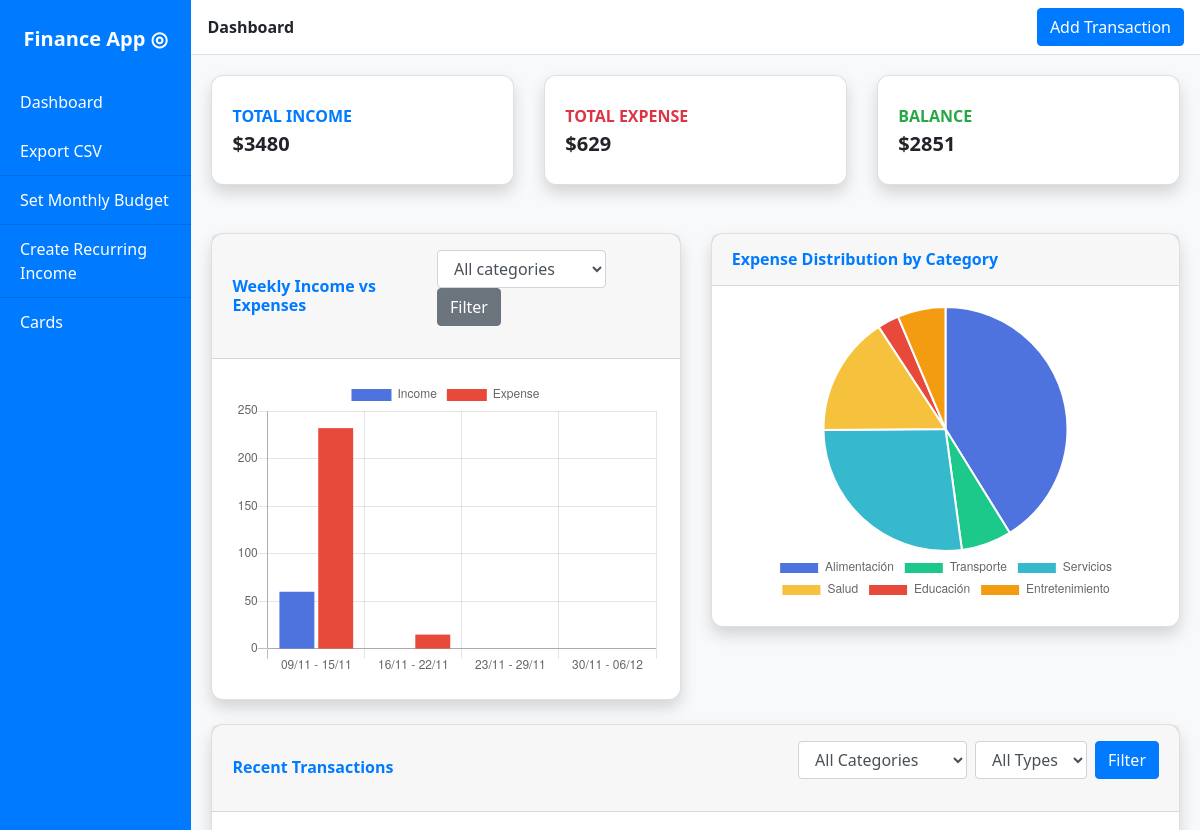
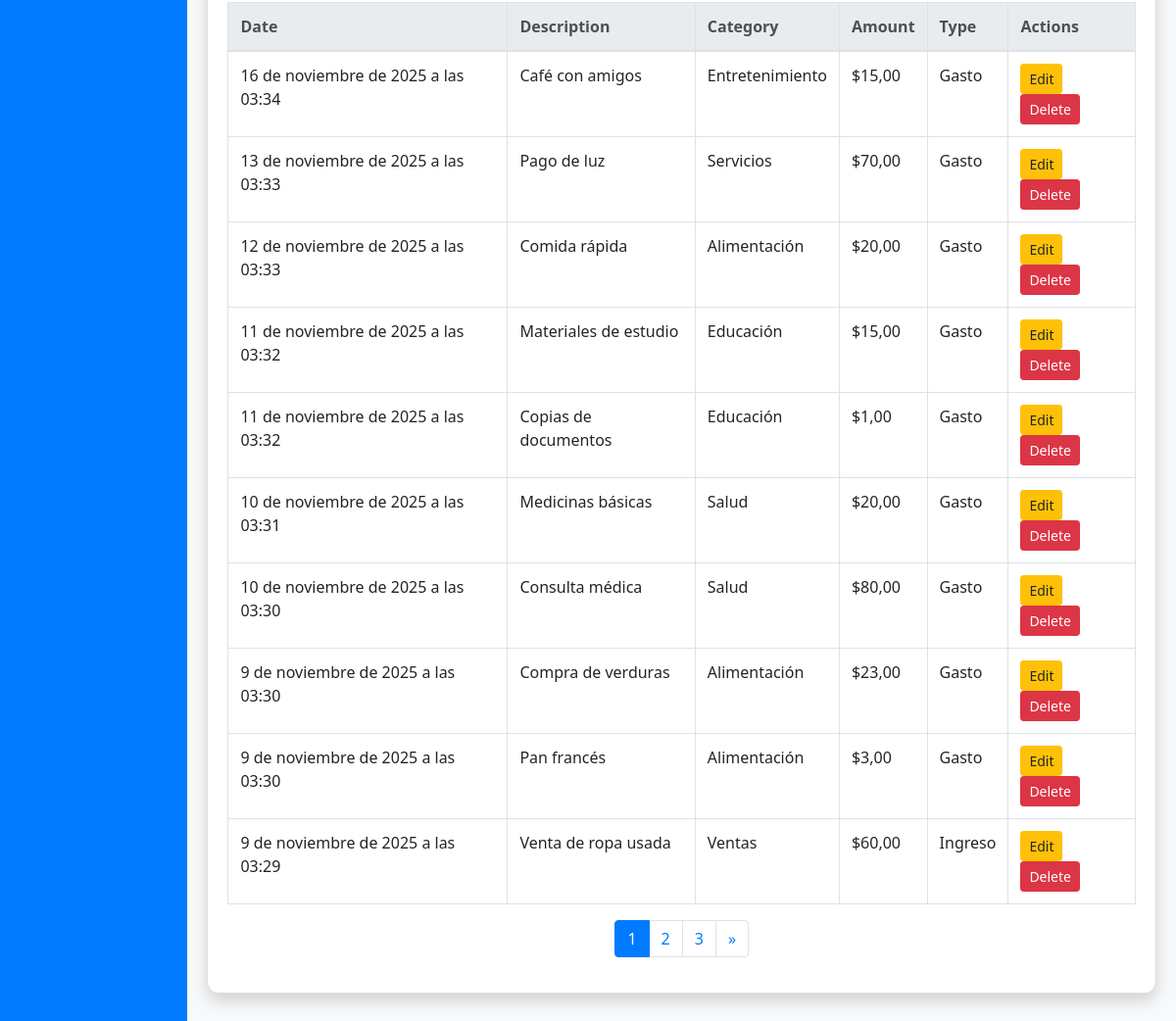
The app's page /finances/dashboard/ (signed in) with its own data (2 pictures, top to bottom).
### finances/models.py (models this page shows, shortened)
class Transaction(models.Model):
    TRANSACTION_TYPE = [
        ('income', 'Ingreso'),
        ('expense', 'Gasto'),
    ]
    user = models.ForeignKey(settings.AUTH_USER_MODEL, on_delete=models.CASCADE)
    title = models.CharField(max_length=100)
    amount = models.DecimalField(max_digits=10, decimal_places=2)
    transaction_type = models.CharField(max_length=7, choices=TRANSACTION_TYPE)
    date = models.DateTimeField(default=timezone.now)
    description = models.TextField(blank=True)
    category = models.ForeignKey(Category, null=True, blank=True, on_delete=models.SET_NULL)

class Category(models.Model):
    name = models.CharField(max_length=50, unique=True)
    def __str__(self):
        return self.name

### finances/views.py (the view, shortened to what this page needs)
# urls.py: path('dashboard/', views.dashboard, name='dashboard'),
@login_required
def dashboard(request):
    user = request.user
    if request.method == 'POST' and 'add_transaction' in request.POST:
        form = TransactionForm(request.POST)
        if form.is_valid():
            tr = form.save(commit=False)
            tr.user = user
            tr.save()
            check_budget_and_notify(user, tr)
            return redirect('finances:dashboard')
    else:
        form = TransactionForm()
    transactions_qs = Transaction.objects.filter(user=user)
    category_filter = request.GET.get('category')   # filtro tabla
    type_filter = request.GET.get('type')           # filtro tabla
    table_qs = transactions_qs.order_by('-date')
    if category_filter:
        table_qs = table_qs.filter(category_id=category_filter)
    if type_filter in ['income', 'expense']:
        table_qs = table_qs.filter(transaction_type=type_filter)
    paginator = Paginator(table_qs, 10)
    page_number = request.GET.get('page')
    transactions = paginator.get_page(page_number)
    chart_category = request.GET.get('chart_category')
    transactions_for_chart = transactions_qs  # siempre base sin filtros
    if chart_category:
        transactions_for_chart = transactions_for_chart.filter(category_id=chart_category)
    weekly_data = get_weekly_data(transactions_for_chart)
    pie_source = transactions_qs  # sin filtros garantizado
    total_income = pie_source.filter(transaction_type='income').aggregate(total=Sum('amount'))['total'] or 0
    total_expense = pie_source.filter(transaction_type='expense').aggregate(total=Sum('amount'))['total'] or 0
    balance = total_income - total_expense
    budget_form = BudgetForm()
    recurring_form = RecurringIncomeForm()
    pie_labels = []
    pie_values = []
    for cat in Category.objects.all():
        total = pie_source.filter(
            category=cat,
            transaction_type="expense"
        ).aggregate(total=Sum("amount"))["total"] or 0
        total = float(total)  # 👈 Convertimos Decimal → float
        if total > 0:
            pie_labels.append(cat.name)
            pie_values.append(total)
    context = {
        'form': form,
        'transactions': transactions,             # tabla filtrada
        'categories': Category.objects.all(),
        'total_income': total_income,            # KPIs NO filtrados
        'total_expense': total_expense,
        'balance': balance,
        'budget_form': budget_form,
        'recurring_form': recurring_form,
        'weekly_data': weekly_data,              # gráfico filtrado independiente
        'selected_category': category_filter,
        'selected_type': type_filter,
        'selected_chart_category': chart_category,
        "pie_labels": json.dumps(pie_labels),
        "pie_values": json.dumps(pie_values),
    }
    return render(request, 'finances/dashboard.html', context)

### finances/forms.py (shortened to what this page needs)
class TransactionForm(forms.ModelForm):
    class Meta:
        model = Transaction
        fields = ['title','amount','transaction_type','date','category','description']
        widgets = {
            'date': forms.DateTimeInput(
                attrs={'type': 'datetime-local'},
                format='%Y-%m-%dT%H:%M'  # 👈 formato ISO requerido por HTML
            ),
            'amount': forms.NumberInput(attrs={'class':'form-control'}),
            'description': forms.Textarea(attrs={'class':'form-control','rows':2}),
        }

class BudgetForm(forms.Form):
    category = forms.ModelChoiceField(queryset=Category.objects.all())
    month = forms.DateField(widget=forms.DateInput(attrs={'type':'month'}))
    amount = forms.DecimalField(max_digits=10, decimal_places=2)

### finances/templates/finances/dashboard.html (shortened to what this page needs)
{% load static %}
<!DOCTYPE html>
<html lang="en">
<head>
<link href="https://stackpath.bootstrapcdn.com/bootstrap/4.5.2/css/bootstrap.min.css" rel="stylesheet">
<link rel="stylesheet" href="{% static 'css/theme.css' %}">
</head>
<body id="theme-body" class="light-mode">
<div class="d-flex" id="wrapper">
<nav id="sidebar" class="bg-primary">
  <button id="theme-toggle" class ="sidebar-heading">Finance App ◎</button>
  <div class="list-group list-group-flush">
    <a href="{% url 'finances:dashboard' %}" class="list-group-item list-group-item-action bg-primary text-white active">Dashboard</a>
    <a href="#" class="list-group-item list-group-item-action bg-primary text-white" data-toggle="modal" data-target="#exportCSVModal">Export CSV</a>
    <a href="#" class="list-group-item list-group-item-action bg-primary text-white" data-toggle="modal" data-target="#budgetModal">Set Monthly Budget</a>
    <a href="#" class="list-group-item list-group-item-action bg-primary text-white" data-toggle="modal" data-target="#recurringModal">Create Recurring Income</a>
    <a href="{% url 'cards:cards_dashboard' %}" class="list-group-item list-group-item-action bg-primary text-white">Cards</a>
  </div>
</nav>
<div id="page-content-wrapper" class="w-100">
<nav class="navbar navbar-expand-lg navbar-light bg-white border-bottom">
  <div class="mr-auto">
    <span class="mr-3 font-weight-bold text-gray-800">Dashboard</span>
  </div>
  <div class="ml-auto">
    <button class="btn btn-primary" data-toggle="modal" data-target="#addTransactionModal">Add Transaction</button>
  </div>
</nav>
<div class="container-fluid content-wrapper">
<div class="row mb-4">
  <div class="col-xl-4 col-md-6 mb-4">
    <div class="card border-left-primary shadow h-100 py-2">
      <div class="card-body">
        <div class="text-xs font-weight-bold text-primary text-uppercase mb-1">Total Income</div>
        <div class="h5 mb-0 font-weight-bold text-gray-800">${{ total_income }}</div>
      </div>
    </div>
  </div>
  <div class="col-xl-4 col-md-6 mb-4">
    <div class="card border-left-danger shadow h-100 py-2">
      <div class="card-body">
        <div class="text-xs font-weight-bold text-danger text-uppercase mb-1">Total Expense</div>
        <div class="h5 mb-0 font-weight-bold text-gray-800">${{ total_expense }}</div>
      </div>
    </div>
  </div>
  <div class="col-xl-4 col-md-6 mb-4">
    <div class="card border-left-success shadow h-100 py-2">
      <div class="card-body">
        <div class="text-xs font-weight-bold text-success text-uppercase mb-1">Balance</div>
        <div class="h5 mb-0 font-weight-bold text-gray-800">${{ balance }}</div>
      </div>
    </div>
  </div>
</div>
<div class="row">
  <div class="col-xl-6 col-lg-6">
    <div class="card shadow mb-4">
      <div class="card-header py-3 d-flex justify-content-between align-items-center">
        <h6 class="m-0 font-weight-bold text-primary">Weekly Income vs Expenses</h6>
        <form method="get" class="form-inline mb-3 ml-auto">
            <select name="chart_category" class="form-control mr-2">
                <option value="">All categories</option>
            </select>
            <button class="btn btn-secondary">Filter</button>
        </form>
      </div>
      <div class="card-body">
        <canvas id="weeklyChart" style="height:300px;"></canvas>
      </div>
    </div>
  </div>
  <div class="col-xl-6 col-lg-6">
    <div class="card shadow mb-4">
      <div class="card-header py-3 d-flex justify-content-between align-items-center">
        <h6 class="m-0 font-weight-bold text-primary">Expense Distribution by Category</h6>
      </div>
      <div class="card-body">
        <canvas id="categoryChart" style="height:300px;"></canvas>
      </div>
    </div>
  </div>
</div>
<div class="card shadow mb-4">
  <div class="card-header py-3 d-flex justify-content-between align-items-center">
    <h6 class="m-0 font-weight-bold text-primary">Recent Transactions</h6>
    <form method="get" class="form-inline mb-3">
    <select name="category" class="form-control mr-2">
        <option value="">All Categories</option>
    </select>
    <select name="type" class="form-control mr-2">
        <option value="">All Types</option>
    </select>
        <button class="btn btn-primary">Filter</button>
    </form>
  </div>
  <div class="card-body">
    <div class="table-responsive">
      <table class="table table-bordered" width="100%" cellspacing="0">
        <thead class="thead-light">
          <tr>
            <th>Date</th>
            <th>Description</th>
            <th>Category</th>
            <th>Amount</th>
            <th>Type</th>
            <th>Actions</th>
          </tr>
        </thead>
        <tbody>
          {% for t in transactions %}
          <tr>
            <td>{{ t.date }}</td>
            <td>{{ t.title }}</td>
            <td>{{ t.category.name|default:"" }}</td>
            <td>${{ t.amount }}</td>
            <td>{{ t.get_transaction_type_display }}</td>
            <td>
              <button
                type="button"
                class="btn btn-sm btn-warning edit-transaction-btn"
                data-toggle="modal"
                data-target="#editTransactionModal"
                data-id="{{ t.id }}"
                data-title="{{ t.title }}"
                data-amount="{{ t.amount }}"
                data-type="{{ t.transaction_type }}"
                data-category="{{ t.category.id }}"
                data-date="{{ t.date|date:'Y-m-d\\TH:i' }}"
                data-description="{{ t.description }}">
                Edit
              </button>
              <button
                type="button"
                class="btn btn-sm btn-danger delete-transaction-btn"
                data-toggle="modal"
                data-target="#deleteTransactionModal"
                data-id="{{ t.id }}"
                data-title="{{ t.title }}"
                data-amount="{{ t.amount }}">
                Delete
              </button>
            </td>
          </tr>
          {% empty %}
          <tr>
            <td colspan="6" class="text-center text-muted">No transactions found</td>
          </tr>
          {% endfor %}
        </tbody>
      </table>
    </div>
    <nav aria-label="Transaction pagination">
    <ul class="pagination justify-content-center">
      {% for num in transactions.paginator.page_range %}
        <li class="page-item {% if transactions.number == num %}active{% endif %}">
          <a class="page-link" href="?page={{ num }}">{{ num }}</a>
        </li>
      {% endfor %}
      {% if transactions.has_next %}
        <li class="page-item">
          <a class="page-link" href="?page={{ transactions.next_page_number }}" aria-label="Next">
            &raquo;
          </a>
        </li>
      {% endif %}
    </ul>
  </nav>
  </div>
</div>
</div>
</div>
</div>
<script>
$("#menu-toggle").click(function(e){
  e.preventDefault();
  $("#sidebar").toggleClass("d-none");
});
const weeklyData = JSON.parse(document.getElementById('weekly-data').textContent);
// ====== Datos semanales (ingresos vs gastos) ======
var weeklyLabels = weeklyData.labels;
var weeklyIncome = weeklyData.income;
var weeklyExpense = weeklyData.expense;
var ctx = document.getElementById('weeklyChart').getContext('2d');
var weeklyChart = new Chart(ctx, {
  type: 'bar',
  data: {
    labels: weeklyLabels,
    datasets: [
      { label: 'Income', backgroundColor: '#4e73df', data: weeklyIncome },
      { label: 'Expense', backgroundColor: '#e74a3b', data: weeklyExpense }
    ]
  },
  options: {
    responsive: true,
    maintainAspectRatio: false,
    scales: {
      yAxes: [{ ticks: { beginAtZero:true } }]
    }
  }
});
// ====== Distribución por categoría ======
var catLabels = JSON.parse('{{ pie_labels|safe }}');
var catValues = JSON.parse('{{ pie_values|safe }}');
var ctx2 = document.getElementById('categoryChart').getContext('2d');
var categoryChart = new Chart(ctx2, {
  type: 'pie',
  data: {
    labels: catLabels,
    datasets: [{
      data: catValues,
      backgroundColor: ['#4e73df', '#1cc88a', '#36b9cc', '#f6c23e', '#e74a3b', '#f39c12', '#8e44ad', '#3498db', '#2ecc71']
    }]
  },
  options: {
    responsive: true,
    maintainAspectRatio: false,
    legend: { position: 'bottom' }
  }
});
// ====== Exportación CSV ======
$('#exportCSVModal').on('show.bs.modal', function () {
  var qs = window.location.search;
  $('#export-link').attr('href','{% url "finances:export_csv" %}'+qs);
});
</script>
</body>
</html>

### styles/css/theme.css (style rules this page uses)
body.light-mode { background-color: #f8f9fa !important; color: #212529 !important; }
#sidebar { background-color: var(--sidebar-bg, #0d6efd); color: var(--sidebar-text, white); }
#theme-toggle { width: 100%; display: block; text-align: center; padding-top: 1.5rem; padding-bottom: 1.5rem; font-weight: bold; font-size: 1.25rem; color: white !important; background: none; border: none; cursor: pointer; }

### finances/templates/finances/dashboard.html (style rules this page uses)
body { font-family: 'Segoe UI', sans-serif; background-color: #f8f9fc; }
#sidebar { min-height: 100vh; background-color: #4e73df; color: white; }
.content-wrapper { padding: 20px; }
.card { border-radius: 0.75rem; }

### records on screen
Transaction: date "16 de noviembre de 2025 a las 03:34", title "Café con amigos", category.name "Entretenimiento", amount "15,00", transaction_type "Gasto"
Transaction: date "13 de noviembre de 2025 a las 03:33", title "Pago de luz", category.name "Servicios", amount "70,00", transaction_type "Gasto"
Transaction: date "12 de noviembre de 2025 a las 03:33", title "Comida rápida", category.name "Alimentación", amount "20,00", transaction_type "Gasto"
Transaction: date "11 de noviembre de 2025 a las 03:32", title "Materiales de estudio", category.name "Educación", amount "15,00", transaction_type "Gasto"
Transaction: date "11 de noviembre de 2025 a las 03:32", title "Copias de documentos", category.name "Educación", amount "1,00", transaction_type "Gasto"
Transaction: date "10 de noviembre de 2025 a las 03:31", title "Medicinas básicas", category.name "Salud", amount "20,00", transaction_type "Gasto"
Transaction: date "10 de noviembre de 2025 a las 03:30", title "Consulta médica", category.name "Salud", amount "80,00", transaction_type "Gasto"
Transaction: date "9 de noviembre de 2025 a las 03:30", title "Compra de verduras", category.name "Alimentación", amount "23,00", transaction_type "Gasto"
Transaction: date "9 de noviembre de 2025 a las 03:30", title "Pan francés", category.name "Alimentación", amount "3,00", transaction_type "Gasto"
Transaction: date "9 de noviembre de 2025 a las 03:29", title "Venta de ropa usada", category.name "Ventas", amount "60,00", transaction_type "Ingreso"

### other values on screen
{{ total_income }} "3480"
{{ total_expense }} "629"
{{ balance }} "2851"
{{ num }} "1" "2" "3"
chart data {{ pie_values|safe }} [259.0, 42.0, 170.0, 100.0, 18.0, 40.0]
